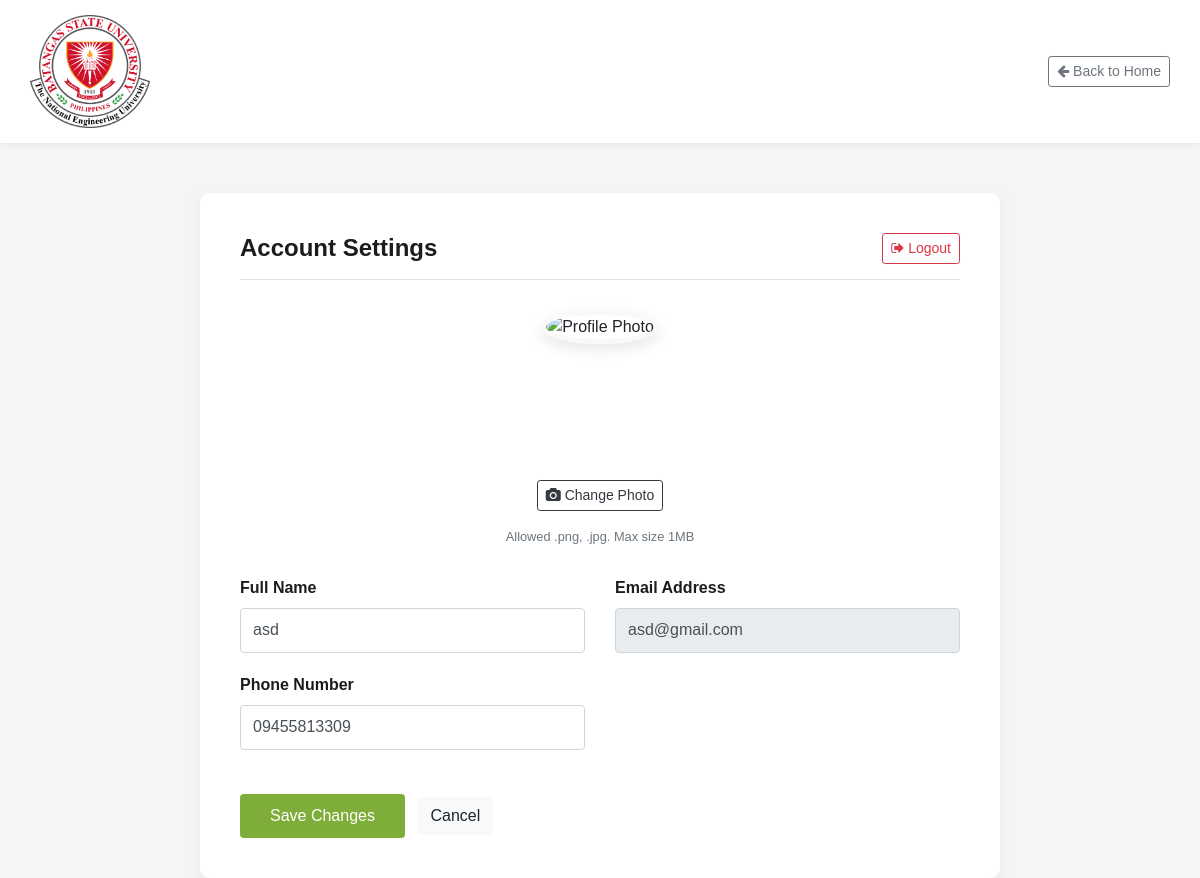
Page /shopping-portal/profile.php (signed in) on the committed database.
### tables this page shows
CREATE TABLE `user` (
  `UserId` int(11) NOT NULL,
  `email` varchar(150) NOT NULL,
  `role` varchar(70) NOT NULL,
  `session` varchar(200) NOT NULL,
  `phone_number` varchar(300) NOT NULL,
  `customerName` varchar(150) NOT NULL,
  `password` varchar(150) DEFAULT NULL,
  `IMG_URL` varchar(500) NOT NULL DEFAULT 'https://external-content.duckduckgo.com/iu/?u=http%3A%2F%2Fwww.pngall.com%2Fwp-content%2Fuploads%2F5%2FProfile-Avatar-PNG.png&f=1&nofb=1'
);

### shopping-portal/profile.php (the view, shortened to what this page needs)
<?php
$pdo = get_connection();
$email = $_SESSION["email"];
$res=$pdo->prepare("SELECT * FROM user where email =?");
$res->execute([$email]);
$row = $res->fetch();
$profileImage = !empty($row["IMG_URL"]) ? $row["IMG_URL"] : 'img/default-user.png';
?>
<!DOCTYPE html>
<html lang="en">
<head>
    <link href="css/bootstrap.min.css" rel="stylesheet">
    <link href="css/font-awesome.min.css" rel="stylesheet">
    <link href="css/style.css" rel="stylesheet">
</head>
<body>
    <div class="top-nav-bar d-none d-md-block">
        <div class="container">
            <div class="d-flex justify-content-between align-items-center">
                <a href="index.php"><img src="img/logo.png" style="max-width: 120px;"></a>
                <a href="index.php" class="btn btn-outline-secondary btn-sm"><i class="fa fa-arrow-left"></i> Back to Home</a>
            </div>
        </div>
    </div>
    <div class="container">
        <div class="profile-container">
            <div class="section-header">
                <h4 class="section-title">Account Settings</h4>
                <a href="logout.php" class="btn btn-outline-danger btn-sm">
                    <i class="fa fa-sign-out"></i> Logout
                </a>
            </div>
            <form method="POST" enctype="multipart/form-data">
                <div class="profile-header">
                    <div class="profile-img-container">
                        <img id="img-preview" src="<?php echo $profileImage; ?>" class="profile-img" alt="Profile Photo">
                    </div>
                    <div class="upload-btn-wrapper">
                        <label class="btn btn-outline-dark btn-sm" for="upload-photo" style="cursor: pointer;">
                            <i class="fa fa-camera"></i> Change Photo
                        </label>
                    </div>
                    <small class="text-muted d-block mt-2">Allowed .png, .jpg. Max size 1MB</small>
                </div>
                <div class="row">
                    <div class="col-md-6">
                        <label class="form-label">Full Name</label>
                        <input type="text" name="name" class="form-control" value="<?php echo htmlspecialchars($row["customerName"] ?? ''); ?>" placeholder="Enter your name">
                    </div>
                    <div class="col-md-6">
                        <label class="form-label">Email Address</label>
                        <input type="text" class="form-control" value="<?php echo htmlspecialchars($row["email"] ?? ''); ?>" readonly style="background-color: #e9ecef;">
                    </div>
                    <div class="col-md-6">
                        <label class="form-label">Phone Number</label>
                        <input type="text" name="phone_number" class="form-control" value="<?php echo htmlspecialchars($row["phone_number"] ?? ''); ?>" placeholder="Enter phone number">
                    </div>
                </div>
                <div class="mt-4 d-flex justify-content-between align-items-center">
                    <div>
                        <button type="submit" class="btn btn-primary" name="save">Save Changes</button>
                        <button type="submit" name="cancel" class="btn btn-light ml-2">Cancel</button>
                    </div>
                </div>
            </form>
        </div>
    </div>
</body>
</html>

### shopping-portal/css/style.css (style rules this page uses)
html, body { height: 100%; font-family: "Cairo", sans-serif; -webkit-font-smoothing: antialiased; }
h1, h2, h3, h4, h5, h6 { margin: 0; color: #111111; font-weight: 400; font-family: "Cairo", sans-serif; }
h4 { font-size: 24px; }
img { max-width: 100%; }
.section-title { margin-bottom: 50px; text-align: center; }
@media only screen and (min-width: 1200px) { .container { max-width: 1170px; } }

### shopping-portal/profile.php (style rules this page uses)
body { background-color: #f5f5f5; padding-bottom: 80px; }
.profile-container { max-width: 800px; margin: 50px auto; background: #fff; padding: 40px; border-radius: 10px; box-shadow: 0 5px 20px rgba(0,0,0,0.05); }
.profile-header { text-align: center; margin-bottom: 30px; }
.profile-img-container { position: relative; width: 150px; height: 150px; margin: 0 auto 20px; }
.profile-img { width: 100%; height: 100%; object-fit: cover; border-radius: 50%; border: 5px solid #f9f9f9; box-shadow: 0 5px 15px rgba(0,0,0,0.1); transition: all 0.3s; }
.upload-btn-wrapper { margin-top: 10px; }
.form-label { font-weight: 600; color: #1c1c1c; margin-bottom: 8px; }
.form-control { height: 45px; border-radius: 4px; margin-bottom: 20px; }
.section-header { display: flex; justify-content: space-between; align-items: center; border-bottom: 1px solid #e1e1e1; padding-bottom: 15px; margin-bottom: 30px; }
.section-title { font-size: 24px; font-weight: 700; color: #1c1c1c; margin: 0; }
.btn-primary { background: #7fad39; border: none; padding: 10px 30px; }
.top-nav-bar { background: #fff; padding: 15px 0; box-shadow: 0 2px 5px rgba(0,0,0,0.05); margin-bottom: 30px; }

### rows in the picture
user: name "asd", email "asd@gmail.com", phone_number "09455813309"
